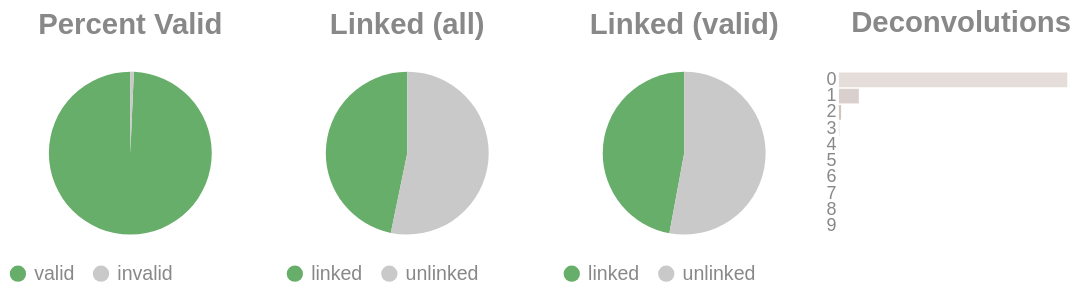

The code cell stored with this chart in its notebook:
### Code cell
if SKIPLR:
    pass
else:
    clash = Counter()
    for i in valids['molecule'].to_list():
        _mol = i.split("-")
        if len(_mol) == 1:
            clash.update('0')
        else:
            clash.update(_mol[-1])

    _d = {"deconvolutions": [], 'count': []}
    for k,v in clash.items():
        _d['deconvolutions'].append(k)
        _d['count'].append(v)

    tot_valid = valids['reads'].sum()
    mask = valids['reads'] >= 2
    n_linked_reads = valids.filter(mask)['reads'].sum()
    if n_linked_reads == 0:
        print_html("No linked molecules (>=2 reads) were detected; skipping linked-only distributions.")
        SKIPLR = True
    else:
        perc_valid = round(tot_valid / n_reads, 4)
        linked_perc_abs = round(n_linked_reads / n_reads, 4)
        linked_perc = round(n_linked_reads / tot_valid, 4)

    _valid = pl.DataFrame({"valids": ['valid', 'invalid'], "count": [tot_valid, n_reads - tot_valid]})
    _linked_abs = pl.DataFrame({"linked (absolute)": ['linked', 'unlinked'], "count": [n_linked_reads, n_reads - n_linked_reads]})
    _linked_rel = pl.DataFrame({"linked (valids)": ['linked', 'unlinked'], "count": [n_linked_reads, tot_valid - n_linked_reads]})

    (
        alt.hconcat(
            piechart(_valid, goodval = 'valid', title = "Percent Valid"),
            piechart(_linked_abs, goodval = "linked", title =  "Linked (all)"),
            piechart(_linked_rel, goodval = "linked", title =  "Linked (valid)"),
            convolutionbar(pl.DataFrame(_d), title = "Deconvolutions"),
            center = True,
            bounds = 'flush'
        )
        .resolve_scale(color='independent')
        .resolve_legend('independent')
        .properties(usermeta={'embedOptions': {"actions": False}})
    ).display()

### Figure 1 — Vega-Lite specification as saved in the notebook (floating-point values rounded to 4 significant figures)
{"width": "container", "height": 400, "config": {"title": {"anchor": "start", "dy": -15, "fontSize": 18, "color": "#888888", "subtitleColor": "#888888", "subtitleFontSize": 14}, "arc": {"fill": "#0072B2"}, "axis": {"domainColor": "#888888", "domainWidth": 0.5, "gridWidth": 0.2, "grid": false, "titleFontWeight": 400, "titleFontSize": 15, "labelFontSize": 11, "labelColor": "#888888", "tickColor": "#888888", "tickWidth": 0.2, "titleColor": "#888888"}, "axisBand": {"grid": false}, "axisX": {"grid": true, "tickSize": 10, "domainCap": "round"}, "axisY": {"domain": false, "grid": true, "tickSize": 0, "domainCap": "round"}, "background": "transparent", "header": {"labelFontSize": 15, "labelColor": "#888888", "titleFontSize": 15, "titleFontWeight": 600, "titleColor": "#888888"}, "legend": {"labelFont": "sans-serif", "labelFontSize": 12, "labelColor": "#888888", "symbolSize": 100, "symbolType": "circle", "titleFontSize": 12, "titlePadding": 10, "titleColor": "#888888", "title": null}, "range": {"category": ["#E69F00", "#56B4E9", "#009E73", "#F0E442", "#0072B2", "#D55E00", "#CC79A7", "#000000"], "diverging": ["#cfe8f3", "#a2d4ec", "#73bfe2", "#46abdb", "#1696d2", "#12719e"]}, "area": {"fill": "#0072B2", "fillOpacity": 0.7, "line": true, "strokeOpacity": 0.7}, "line": {"color": "#0072B2", "stroke": "#0072B2", "strokeWidth": 2}, "trail": {"color": "#0072B2", "stroke": "#0072B2", "strokeWidth": 0, "size": 1}, "point": {"filled": true, "fillOpacity": 1.0, "size": 95}, "text": {"color": "#888888", "fontSize": 11, "align": "right", "fontWeight": 400, "size": 11}, "bar": {"fill": "#0072B2", "stroke": null}, "view": {"stroke": null, "continuousWidth": 660, "continuousHeight": 400}}, "hconcat": [{"data": {"name": "data-e8407e6b8043687ed7fd1859becd8936"}, "mark": {"type": "arc"}, "encoding": {"color": {"field": "valids", "legend": {"orient": "bottom", "title": null}, "scale": {"domain": ["valid", "invalid"], "range": ["#68ae6b", "#C9C9C9"]}, "title": "Valids", "type": "nominal"}, "theta": {"field": "count", "type": "quantitative"}, "tooltip": [{"field": "valids", "title": "Valids", "type": "ordinal"}, {"field": "percent", "format": ".2%", "title": "Percent", "type": "quantitative"}, {"field": "count", "title": "Count", "type": "quantitative"}]}, "height": 100, "title": {"text": "Percent Valid", "align": "center", "anchor": "middle"}, "transform": [{"calculate": "datum.count / 10302076", "as": "percent"}], "width": 150}, {"data": {"name": "data-b8378c61a68c8ab5bdee56a94d69b034"}, "mark": {"type": "arc"}, "encoding": {"color": {"field": "linked (absolute)", "legend": {"orient": "bottom", "title": null}, "scale": {"domain": ["linked", "unlinked"], "range": ["#68ae6b", "#C9C9C9"]}, "title": "Linked (Absolute)", "type": "nominal"}, "theta": {"field": "count", "type": "quantitative"}, "tooltip": [{"field": "linked (absolute)", "title": "Linked (Absolute)", "type": "ordinal"}, {"field": "percent", "format": ".2%", "title": "Percent", "type": "quantitative"}, {"field": "count", "title": "Count", "type": "quantitative"}]}, "height": 100, "title": {"text": "Linked (all)", "align": "center", "anchor": "middle"}, "transform": [{"calculate": "datum.count / 10302076", "as": "percent"}], "width": 150}, {"data": {"name": "data-67c34a3b38fa4a04f24cca865868a9f8"}, "mark": {"type": "arc"}, "encoding": {"color": {"field": "linked (valids)", "legend": {"orient": "bottom", "title": null}, "scale": {"domain": ["linked", "unlinked"], "range": ["#68ae6b", "#C9C9C9"]}, "title": "Linked (Valids)", "type": "nominal"}, "theta": {"field": "count", "type": "quantitative"}, "tooltip": [{"field": "linked (valids)", "title": "Linked (Valids)", "type": "ordinal"}, {"field": "percent", "format": ".2%", "title": "Percent", "type": "quantitative"}, {"field": "count", "title": "Count", "type": "quantitative"}]}, "height": 100, "title": {"text": "Linked (valid)", "align": "center", "anchor": "middle"}, "transform": [{"calculate": "datum.count / 10230442", "as": "percent"}], "width": 150}, {"data": {"name": "data-9974010a31a4a3e9620d0d53d6a1c627"}, "mark": {"type": "bar"}, "encoding": {"color": {"field": "deconvolutions", "legend": null, "scale": {"scheme": "lightgreyred"}, "type": "nominal"}, "tooltip": [{"field": "deconvolutions", "title": "Deconvolutions", "type": "ordinal"}, {"field": "percent", "format": ".2%", "title": "Percent", "type": "quantitative"}, {"field": "count", "title": "Count", "type": "quantitative"}], "x": {"axis": null, "field": "count", "type": "quantitative"}, "y": {"field": "deconvolutions", "sort": "ascending", "title": null, "type": "nominal"}}, "height": 100, "title": {"text": "Deconvolutions", "align": "center", "anchor": "middle"}, "transform": [{"calculate": "datum.count / 7182876", "as": "percent"}], "width": 150}], "bounds": "flush", "center": true, "resolve": {"legend": {"angle": "independent"}, "scale": {"color": "independent"}}, "usermeta": {"embedOptions": {"actions": false}}, "$schema": "https://vega.github.io/schema/vega-lite/v6.1.0.json", "datasets": {"data-e8407e6b8043687ed7fd1859becd8936": [{"valids": "valid", "count": 10230442}, {"valids": "invalid", "count": 71634}], "data-b8378c61a68c8ab5bdee56a94d69b034": [{"linked (absolute)": "linked", "count": 4817753}, {"linked (absolute)": "unlinked", "count": 5484323}], "data-67c34a3b38fa4a04f24cca865868a9f8": [{"linked (valids)": "linked", "count": 4817753}, {"linked (valids)": "unlinked", "count": 5412689}], "data-9974010a31a4a3e9620d0d53d6a1c627": [{"deconvolutions": "0", "count": 6542060}, {"deconvolutions": "1", "count": 570282}, {"deconvolutions": "2", "count": 61262}, {"deconvolutions": "3", "count": 7924}, {"deconvolutions": "4", "count": 1146}, {"deconvolutions": "5", "count": 170}, {"deconvolutions": "6", "count": 25}, {"deconvolutions": "7", "count": 4}, {"deconvolutions": "8", "count": 2}, {"deconvolutions": "9", "count": 1}]}}
